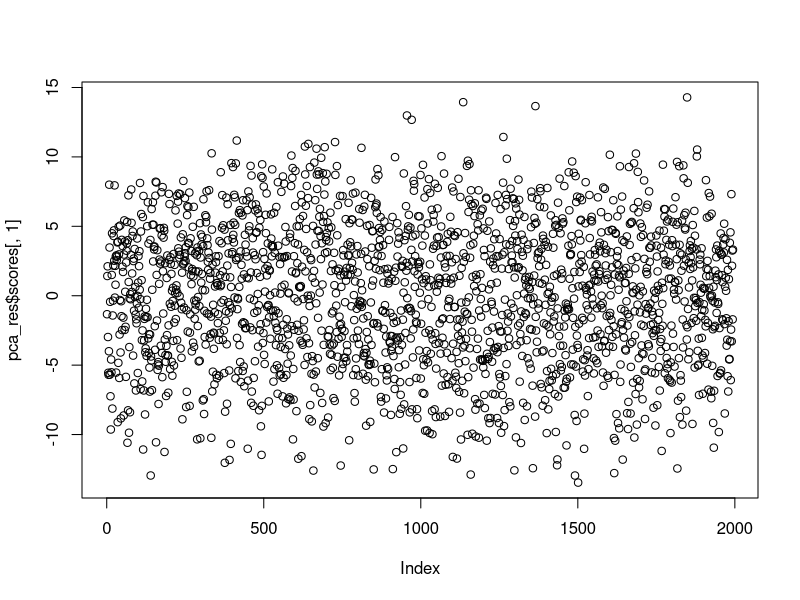
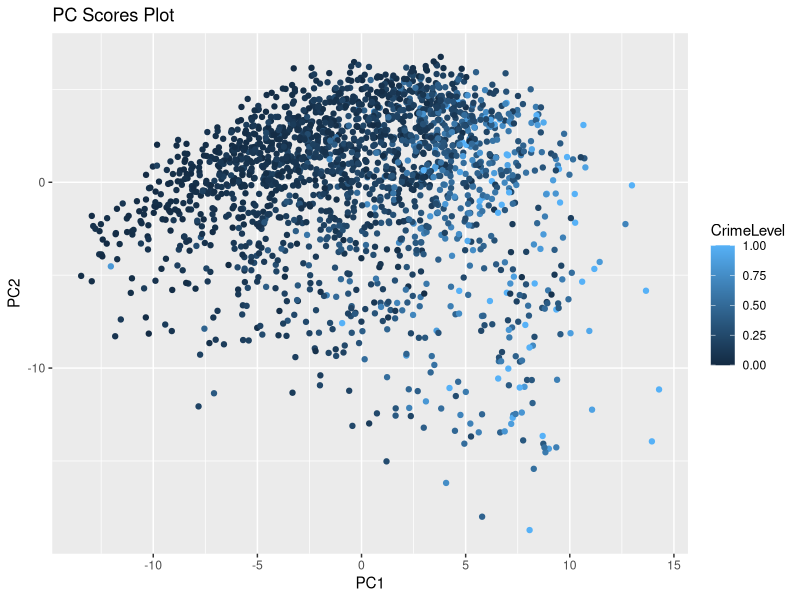
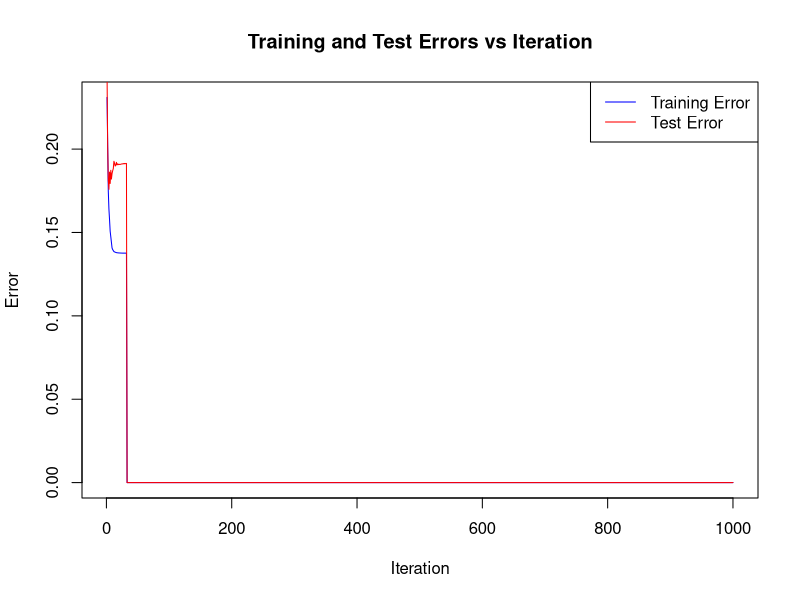

These charts were generated, in order, by the following R code:
# Load required library
library(ggplot2)

# Load the data
crime_data <- read.csv("communities.csv")
#head(crime_data)

# Scale data
data_scaled <- scale(crime_data[, !names(crime_data) %in% "ViolentCrimesPerPop"])

# eigenvalues
eigen_res <- eigen(cor(data_scaled))

# Calculate the proportion of variation explained
cumulative_variance <- cumsum(eigen_res$values) / sum(eigen_res$values)

# Find the number of components needed for at least 95% variance
components_needed <- which(cumulative_variance >= 0.95)[1]
variance_first_two <- cumulative_variance[1:2]

cat("Number of components needed for at least 95% variance:", components_needed, "\n")
cat("Proportion of variation explained by each of the first two principal components:\n")
cat("PC1:", variance_first_two[1], "\n")
cat("PC2:", variance_first_two[2], "\n")



# Perform PCA using princomp()
pca_res <- princomp(data_scaled)

# Trace plot of the first principal component
trace_plot <- plot(pca_res$scores[,1])

# Features contributing to the first principal component
top_5_features <- sort(abs(pca_res$loadings[, 1]),decreasing = TRUE)[1:5]

# Print the top 5 contributing features
cat("Top 5 features contributing mostly to the first principal component:\n")
cat(top_5_features, "\n")

# Plot PC scores in coordinates (PC1, PC2) with color given by ViolentCrimesPerPop
pc_scores <- predict(pca_res)
response <- crime_data$ViolentCrimesPerPop

ggplot(data.frame(PC1 = pc_scores[, 1], PC2 = pc_scores[, 2], CrimeLevel = response), aes(x = PC1, y = PC2, color = CrimeLevel)) +
  geom_point() +
  labs(title = "PC Scores Plot", x = "PC1", y = "PC2")


# Split the data into training and test sets
n=dim(crime_data)[1]
set.seed(12345)
id=sample(1:n, floor(n*0.5))
train_data=crime_data[id,]
test_data=crime_data[-id,]


# Scale features and response
scaled_train_features <- scale(train_data[, -which(names(train_data) == "ViolentCrimesPerPop")])
scaled_test_features <- scale(test_data[, -which(names(test_data) == "ViolentCrimesPerPop")])
scaled_train_response <- scale(train_data$ViolentCrimesPerPop)
scaled_test_response <- scale(test_data$ViolentCrimesPerPop)

# Fit linear regression model
lm_model <- lm(scaled_train_response ~ scaled_train_features)

# Compute training and test errors
train_pred <- predict(lm_model, newdata = as.data.frame(scaled_train_features))
test_pred <- predict(lm_model, newdata = as.data.frame(scaled_test_features))

train_error <- mean((scaled_train_response - train_pred)^2)
test_error <- mean((scaled_test_response - test_pred)^2)

# Print the results
cat("Training Error:", train_error, "\n")
cat("Test Error:", test_error, "\n")


# Cost function for linear regression without intercept on training data set
cost_function <- function(theta, X, y) {
  h <- X %*% theta
  cost <- 1 / (2 * length(y)) * sum((h - y)^2)
  return(cost)
}

# Optimize using BFGS method
theta_initial <- rep(0, ncol(scaled_train_features))
optim_result <- optim(par = theta_initial, fn = cost_function, X = scaled_train_features, y = scaled_train_response, method = "BFGS")

# Extract optimal theta
optimal_theta <- optim_result$par

# Compute training and test errors for every iteration
max_iter <- 1000
training_errors <- numeric(length = max_iter)
test_errors <- numeric(length = max_iter)
theta_i <- rep(0, ncol(scaled_train_features))

for (i in 1:max_iter) {
  optim_res <- optim(par = theta_i,
                     fn = cost_function,
                     X = scaled_train_features,
                     y = scaled_train_response,
                     method = "BFGS",
                     control = list(maxit = i))
  theta_i <- optim_res$par
  training_errors[i] <- cost_function(theta_i, scaled_train_features, scaled_train_response)
  test_errors[i] <- cost_function(theta_i, scaled_test_features, scaled_test_response)

  # Add a convergence check, adjust the tolerance as needed
  if (optim_res$convergence == 0) {
    break
  }
}

# Plot dependence of both errors on the iteration number
plot(training_errors, type = "l", col = "blue", xlab = "Iteration", ylab = "Error", main = "Training and Test Errors vs Iteration")
lines(test_errors, col = "red")
legend("topright", legend = c("Training Error", "Test Error"), col = c("blue", "red"), lty = 1)

